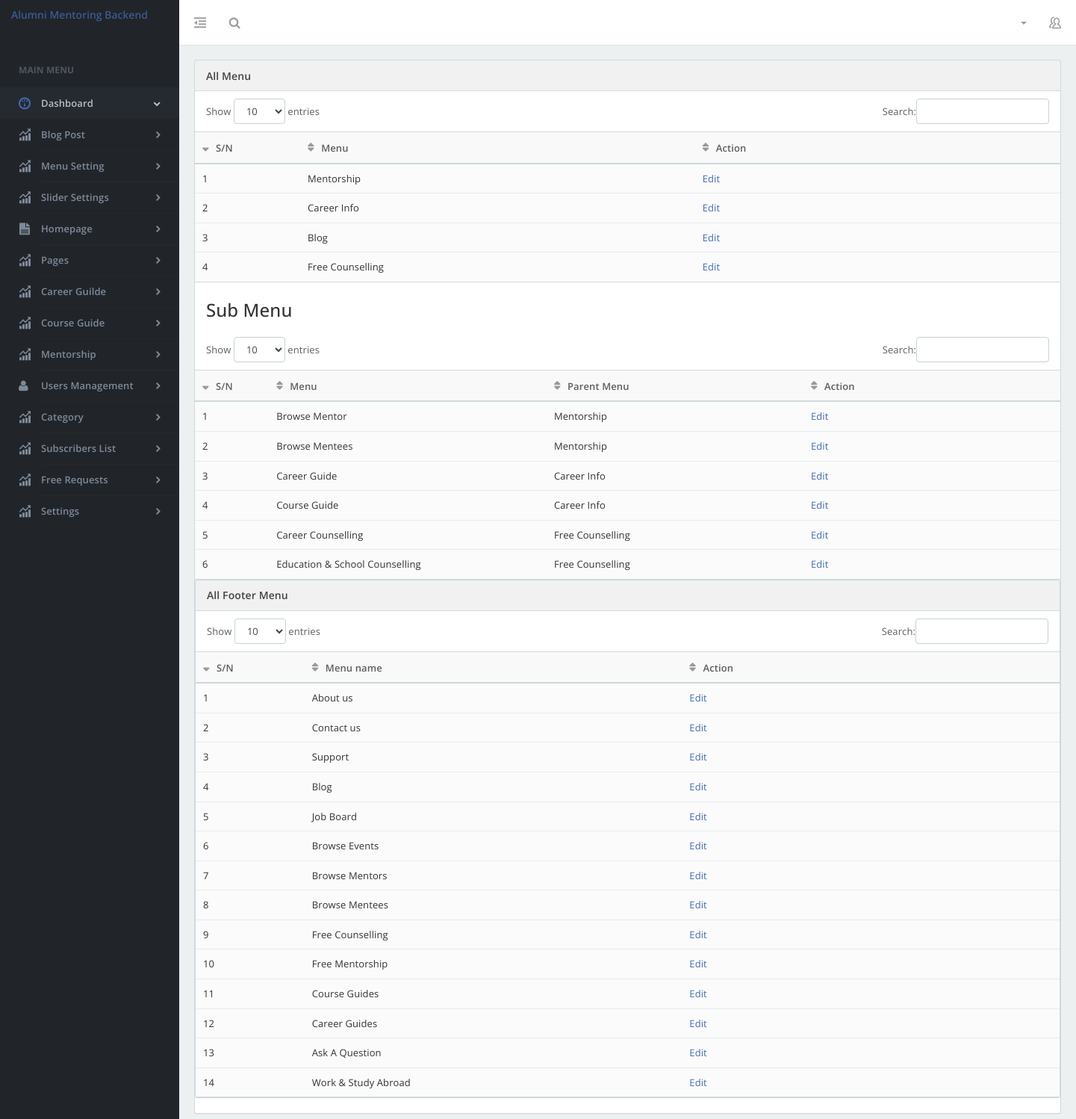
Page /index.php/admin/menu on the committed database.
### tables this page shows
CREATE TABLE `menu` (
  `id` int(11) NOT NULL,
  `name` varchar(40) NOT NULL,
  `url` varchar(100) NOT NULL
);

CREATE TABLE `submenu` (
  `id` int(11) NOT NULL,
  `parentid` int(11) NOT NULL,
  `name` varchar(40) NOT NULL,
  `url` varchar(100) NOT NULL
);

CREATE TABLE `footermenu` (
  `id` int(11) NOT NULL,
  `name` varchar(100) NOT NULL,
  `url` varchar(100) NOT NULL
);

### application/controllers/admin/Menu.php (called while the page is built, shortened)
<?php
class Menu extends CI_Controller {
	function __construct() {
		$this->load->model("admin/MenuModel");
	}
	public function index()
	{
		$data['view'] = $this->MenuModel->getAllMenu();
		$data['sub'] = $this->MenuModel->getSubMenu();
		$data['footer'] = $this->MenuModel->getFooterMenu();
		$this->load->view('admin/template/header');
		$this->load->view('admin/viewmenu',$data);
		$this->load->view('admin/template/footer');
	}
}

### index.php (called while the page is built, shortened)
<?php
require_once BASEPATH.'core/CodeIgniter.php';

### application/models/admin/MenuModel.php (called while the page is built, shortened)
<?php
class MenuModel extends CI_Model {
	function getAllMenu() {
    $query = $this->db->get('menu');
    return $query->result();
  }
	function getFooterMenu() {
		$query = $this->db->get('footerMenu');
    return $query->result();
	}
	function getSubMenu() {
    $query = $this->db->get('submenu');
    return $query->result();
  }
}

### application/views/admin/viewmenu.php (the view, shortened to what this page needs)
<section id="main" role="main">
  <div class="container-fluid">
    <div class="row">
          <div class="col-md-12">
            <div class="panel panel-default">
              <div class="panel-heading">
                <h3 class="panel-title">All Menu</h3>
              </div>
              <div id="zero-configuration_wrapper" class="dataTables_wrapper form-inline dt-bootstrap no-footer"><div class="row"><div class="col-sm-6"><div class="dataTables_length" id="zero-configuration_length"><label>Show <select name="zero-configuration_length" aria-controls="zero-configuration" class="form-control input-sm"><option value="10">10</option><option value="25">25</option><option value="50">50</option><option value="100">100</option></select> entries</label></div></div><div class="col-sm-6"><div id="zero-configuration_filter" class="dataTables_filter"><label>Search:<input type="search" class="form-control input-sm" placeholder="" aria-controls="zero-configuration"></label></div></div></div><div class="row"><div class="col-sm-12">
                <table class="table table-striped dataTable no-footer" id="zero-configuration" role="grid" aria-describedby="zero-configuration_info">
                <thead>
                  <tr role="row"><th class="sorting_asc" tabindex="0" aria-controls="zero-configuration" rowspan="1" colspan="1" aria-sort="ascending" aria-label="Rendering engine: activate to sort column descending" style="width: 20px;">S/N</th>
                    <th class="sorting" tabindex="0" aria-controls="zero-configuration" rowspan="1" colspan="1" aria-label="Browser: activate to sort column ascending" style="width: 228px;">Menu</th>
                    <th class="sorting" tabindex="0" aria-controls="zero-configuration" rowspan="1" colspan="1" aria-label="Platform(s): activate to sort column ascending" style="width: 211px;">Action</th>
                  </tr>
                </thead>
                <tbody>
                  <?php
                  $i=1;
                    foreach($view as $row) {
                    ?>
                <tr role="row" class="odd">
                    <td class="sorting_1"><?php echo $i++; ?></td>
                    <td><?php echo $row->name; ?></td>
                    <td><a href="<?php echo base_url(); ?>admin/menu/editmenu/<?php echo $row->id;?>">Edit</a></td>
                  </tr>
                  <?php } ?>
                </tbody>
              </table>
            </div>
          </div>
          </div>
          <div class="container">
            <h3> Sub Menu</h3>
          </div>
          <div id="zero-configuration_wrapper" class="dataTables_wrapper form-inline dt-bootstrap no-footer"><div class="row"><div class="col-sm-6"><div class="dataTables_length" id="zero-configuration_length"><label>Show <select name="zero-configuration_length" aria-controls="zero-configuration" class="form-control input-sm"><option value="10">10</option><option value="25">25</option><option value="50">50</option><option value="100">100</option></select> entries</label></div></div><div class="col-sm-6"><div id="zero-configuration_filter" class="dataTables_filter"><label>Search:<input type="search" class="form-control input-sm" placeholder="" aria-controls="zero-configuration"></label></div></div></div><div class="row"><div class="col-sm-12">
            <table class="table table-striped dataTable no-footer" id="zero-configuration" role="grid" aria-describedby="zero-configuration_info">
            <thead>
              <tr role="row"><th class="sorting_asc" tabindex="0" aria-controls="zero-configuration" rowspan="1" colspan="1" aria-sort="ascending" aria-label="Rendering engine: activate to sort column descending" style="width: 20px;">S/N</th>
                <th class="sorting" tabindex="0" aria-controls="zero-configuration" rowspan="1" colspan="1" aria-label="Browser: activate to sort column ascending" style="width: 228px;">Menu</th>
                <th class="sorting" tabindex="0" aria-controls="zero-configuration" rowspan="1" colspan="1" aria-label="Platform(s): activate to sort column ascending" style="width: 211px;">Parent Menu</th>
                <th class="sorting" tabindex="0" aria-controls="zero-configuration" rowspan="1" colspan="1" aria-label="Platform(s): activate to sort column ascending" style="width: 211px;">Action</th>
              </tr>
            </thead>
            <tbody>
              <?php
              $i=1;
                foreach($sub as $row) {
                ?>
            <tr role="row" class="odd">
                <td class="sorting_1"><?php echo $i++; ?></td>
                <td><?php echo $row->name; ?></td>
                <td><?php echo $this->db->get_where('menu',array('id'=>$row->parentid))->row()->name; ?></td>
                <td><a href="<?php echo base_url(); ?>admin/menu/editsubmenu/<?php echo $row->id;?>">Edit</a></td>
              </tr>
              <?php } ?>
            </tbody>
          </table>
        </div>
      </div>
      </div>
                <div class="panel panel-default">
                  <div class="panel-heading">
                    <h3 class="panel-title">All Footer Menu</h3>
                  </div>
                  <div id="zero-configuration_wrapper" class="dataTables_wrapper form-inline dt-bootstrap no-footer"><div class="row"><div class="col-sm-6"><div class="dataTables_length" id="zero-configuration_length"><label>Show <select name="zero-configuration_length" aria-controls="zero-configuration" class="form-control input-sm"><option value="10">10</option><option value="25">25</option><option value="50">50</option><option value="100">100</option></select> entries</label></div></div><div class="col-sm-6"><div id="zero-configuration_filter" class="dataTables_filter"><label>Search:<input type="search" class="form-control input-sm" placeholder="" aria-controls="zero-configuration"></label></div></div></div><div class="row"><div class="col-sm-12"><table class="table table-striped dataTable no-footer" id="zero-configuration" role="grid" aria-describedby="zero-configuration_info">
                    <thead>
                      <tr role="row"><th class="sorting_asc" tabindex="0" aria-controls="zero-configuration" rowspan="1" colspan="1" aria-sort="ascending" aria-label="Rendering engine: activate to sort column descending" style="width: 20px;">S/N</th>
                        <th class="sorting" tabindex="0" aria-controls="zero-configuration" rowspan="1" colspan="1" aria-label="Platform(s): activate to sort column ascending" style="width: 211px;">Menu name</th>
                        <th class="sorting" tabindex="0" aria-controls="zero-configuration" rowspan="1" colspan="1" aria-label="Platform(s): activate to sort column ascending" style="width: 211px;">Action</th>
                        </tr>
                    </thead>
                    <tbody>
                      <?php
                      $i=1;
                        foreach($footer as $row) {
                        ?>
                    <tr role="row" class="odd">
                        <td class="sorting_1"><?php echo $i++; ?></td>
                        <td><?php echo $row->name; ?></td>
                        <td><a href="<?php echo base_url(); ?>admin/menu/editfootermenu/<?php echo $row->id;?>">Edit</a></td>
                        </tr>
                      <?php } ?>
                    </tbody>
                  </table>
                </div>
      </div>
    </div>
  </div>
</section>

### stylesheet/layouts/layout.css (style rules this page uses)
html,html body { min-height:100% }
#header.navbar,#main,.sidebar { -o-transition:transform .2s ease,-o-transform .2s ease }
html { position:relative;z-index:1;letter-spacing:.1px }
html body { font-family:'Open Sans',sans-serif;font-size:13px;background-color:#ecf0f1;overflow-x:hidden }
#main,.sidebar { -webkit-transition:-webkit-transform .2s ease }
#main { position:relative;transition:transform .2s ease;transition:transform .2s ease,-webkit-transform .2s ease,-o-transform .2s ease }
#main:after,#main:before { content:" ";display:table }
#main:after { clear:both }
#main>.container,#main>.container-fluid { float:left;width:100%;padding:20px 20px 0 }
@media (min-width:768px) { .sidebar-left.sidebar-menu~#main { margin-left:240px } }

### rows in the picture
menu: name "Mentorship"
menu: name "Career Info"
menu: name "Blog"
menu: name "Free Counselling"
submenu: name "Browse Mentor", parentid.name "Mentorship"
submenu: name "Browse Mentees", parentid.name "Mentorship"
submenu: name "Career Guide", parentid.name "Career Info"
submenu: name "Course Guide", parentid.name "Career Info"
submenu: name "Career Counselling", parentid.name "Free Counselling"
submenu: name "Education & School Counselling", parentid.name "Free Counselling"
footermenu: name "About us"
footermenu: name "Contact us"
footermenu: name "Support"
footermenu: name "Blog"
footermenu: name "Job Board"
footermenu: name "Browse Events"
footermenu: name "Browse Mentors"
footermenu: name "Browse Mentees"
footermenu: name "Free Counselling"
footermenu: name "Free Mentorship"
footermenu: name "Course Guides"
footermenu: name "Career Guides"
footermenu: name "Ask A Question"
footermenu: name "Work & Study Abroad"
